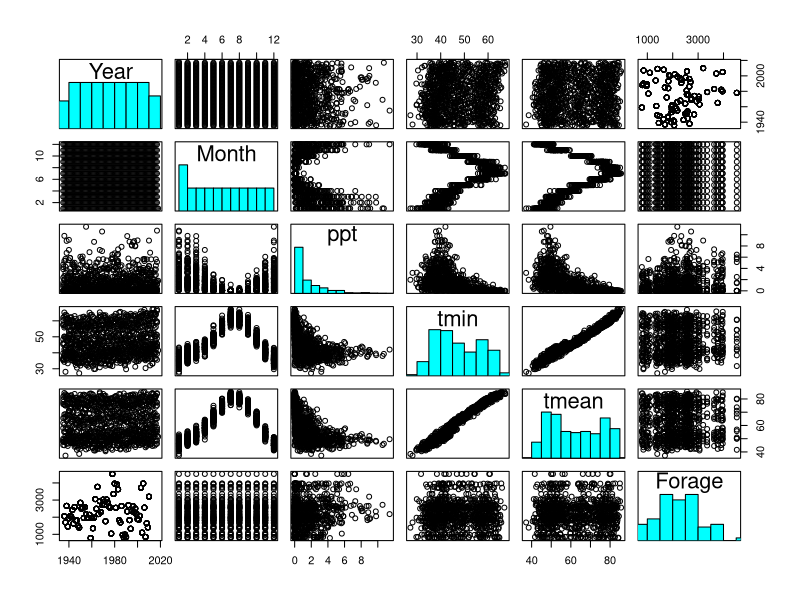
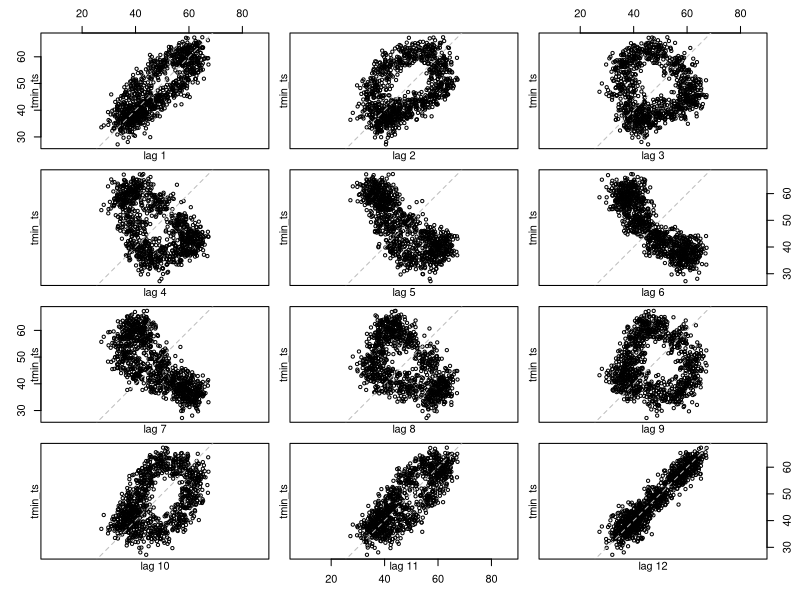
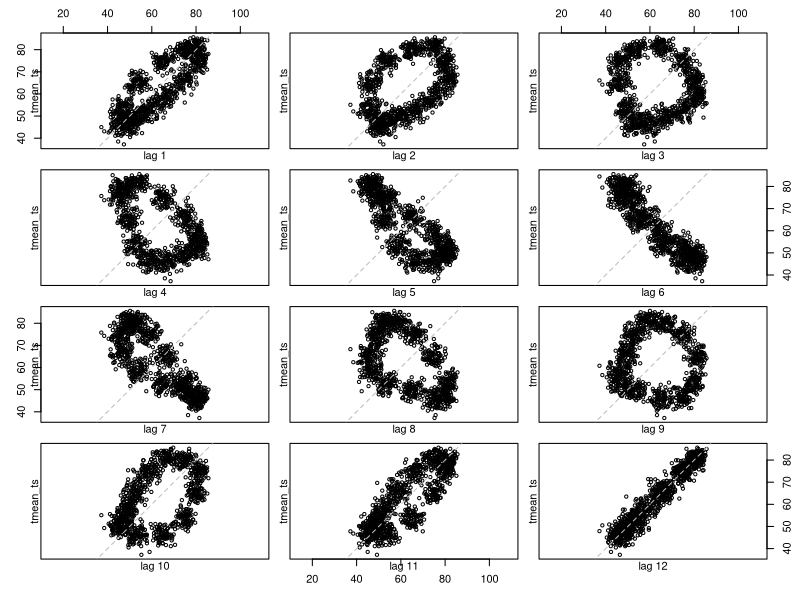
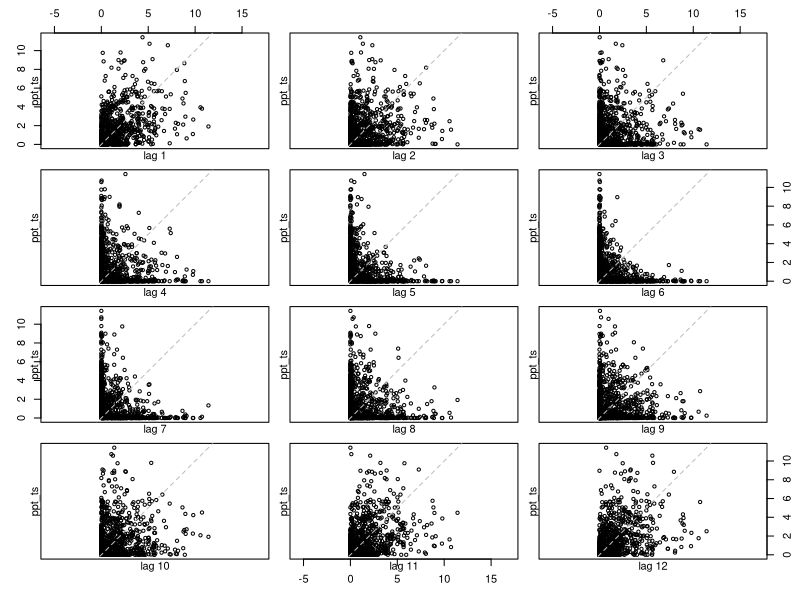
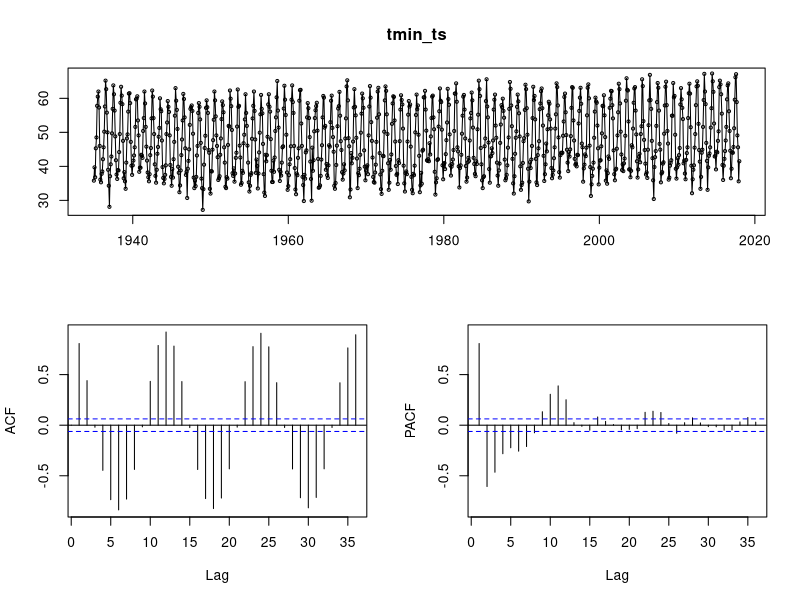
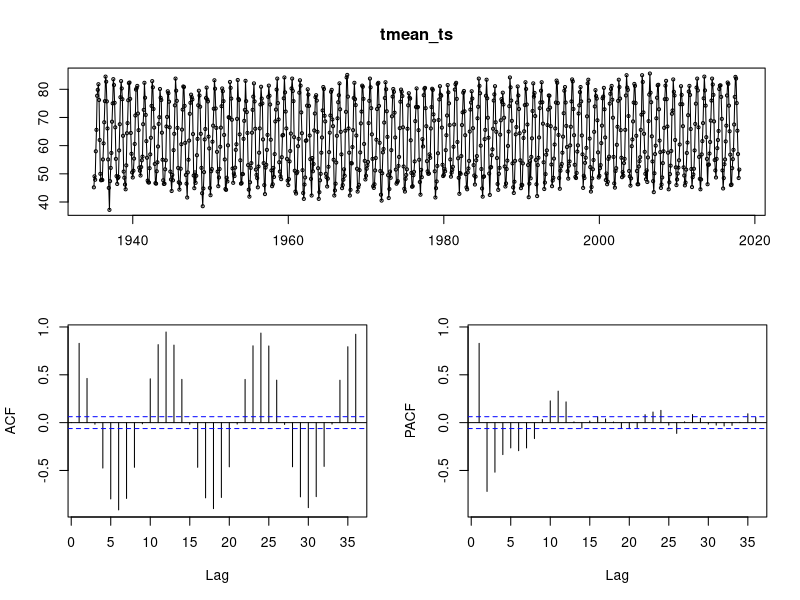
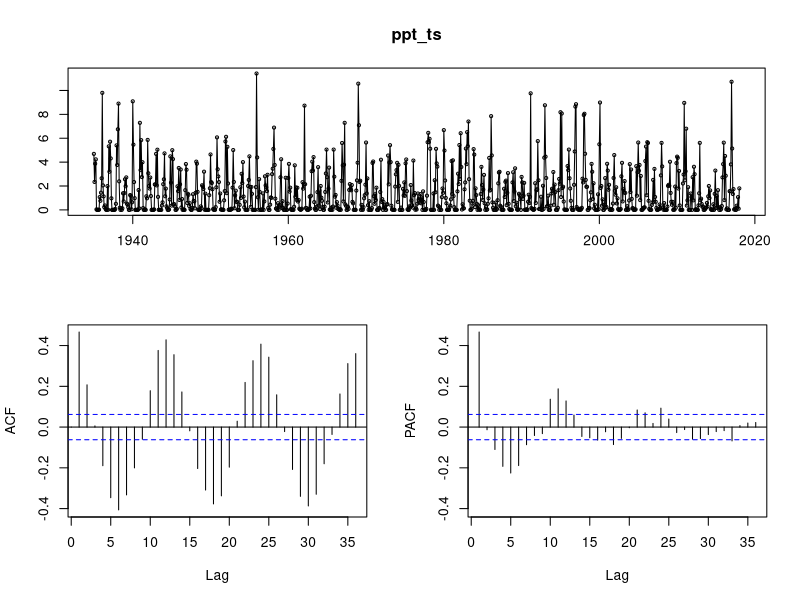

Recreate these plots in R, in order.
# Get set up ----

library(tidyverse)
library(lubridate)
library(forecast)

setwd("C:/Users/kiers/OneDrive/Documents/GitHub/Forecasting-Challenge-2")

forage <- read.csv("Forage Data.csv")
weather <- read.csv("Weather data.csv")

str(forage)
str(weather)

# Read in dates as dates, change column names
weather <- weather %>% 
  mutate(Date = ym(Date),
         Year = year(Date),
         Month = month(Date)) %>% 
  rename(ppt = ppt..inches.,
         tmin = tmin..degrees.F.,
         tmean = tmean..degrees.F.) %>% 
  relocate(Year, .after = Date) %>% 
  relocate(Month, .after = Year)

forage <- forage %>% 
  rename(Year = year,
         Forage = lbs_per_acre)

# Merge data together
data <- merge(weather, forage, by="Year", all.x = T)

data <- data %>% 
  arrange(Year, Month) %>% 
  relocate(Date, .before = Year)

write.csv(data, "Full data.csv")

# Make histograms, explore relationships
panel.hist <- function(x, ...)
{
  usr <- par("usr")
  par(usr = c(usr[1:2], 0, 1.5) )
  h <- hist(x, plot = FALSE)
  breaks <- h$breaks; nB <- length(breaks)
  y <- h$counts; y <- y/max(y)
  rect(breaks[-nB], 0, breaks[-1], y, col = "cyan", ...)
}

pairs(data[,2:7], diag.panel = panel.hist)


# Make some lag plots ----
tmin_ts <- ts(data$tmin, start = c(1935, 1), end = c(2018, 1), frequency = 12)
tmean_ts <- ts(data$tmean, start = c(1935, 1), end = c(2018, 1), frequency = 12)
ppt_ts <- ts(data$ppt, start = c(1935, 1), end = c(2018, 1), frequency = 12)

lag.plot(tmin_ts, lags = 12, do.lines = F)
lag.plot(tmean_ts, lags = 12, do.lines = F)
lag.plot(ppt_ts, lags = 12, do.lines = F)

tsdisplay(tmin_ts)
tsdisplay(tmean_ts)
tsdisplay(ppt_ts)

# Make more vars ----
# Precip accumulation from the previous winter and fall is probably important for 
#   spring growth, unclear how far into the fall precip is important though
# Make two additional variables, one representing previous winter precip, and one 
#   representing previous winter and fall precip
# For each years previous winter precip, I want the current year's January precip,
#   and the previous year's December preicp

# Corina made some great aggregated variables! Jan temps are previous year Jan temps though

# combined <- read.csv("aggregated variables.csv")
# combined <- combined %>% 
#   rename(Year = year) %>% 
#   select(!X)
# 
# 
# # Summer temps and precip might also impact forage because it would impact seed set
# #   We would expect more viable seeds in cooler, wetter summers
# 
# summervars <- data %>% 
#   filter(Month %in% c(6, 7, 8, 9)) %>% 
#   group_by(Year) %>% 
#   summarise(ppt_summer = sum(ppt),
#             tmean_summer = mean(tmean),
#             tmin_summer = min(tmin))
# 
# augustvars <- data %>% 
#   filter(Month == 8) %>% 
#   group_by(Year) %>% 
#   summarise(tmean_aug = mean(tmean),
#             tmin_aug = min(tmin))
# 
# combined <- merge(combined, summervars, by="Year", all.x = T)
# combined <- merge(combined, augustvars, by="Year", all.x = T)
# 
# write.csv(combined, "aggregated variables.csv")

# I didn't aggregate summer data correctly (needed to be year before) so here's a dataframe
#   that Seth made:

monthcols <- read.csv("month columns.csv")

# Add aggregated vars to this new dataframe
combined <- monthcols %>% 
  mutate(ppt_winter = pptIn_12 + pptIn_11 + pptIn_10 + pptIn_9,
         tmin_winter = pmin(tmin_12, tmin_11, tmin_10, tmin_9),
         tmean_winter = (tmin_12 + tmin_11 + tmin_10 + tmin_9)/4,
         tmin_jan = tmin_12,
         tmean_jan = tmean_12,
         ppt_summer = pptIn_5 + pptIn_6 + pptIn_7 + pptIn_8,
         tmin_summer = pmin(pptIn_5, pptIn_6, pptIn_7, pptIn_8),
         tmean_summer = (pptIn_5 + pptIn_6 + pptIn_7 + pptIn_8)/4,
         tmin_aug = tmin_7,
         tmean_aug = tmean_7) %>% 
  select(c(year, winterYear, lbs_per_acre, percentile, ppt_winter, tmin_winter, tmean_winter,
           tmin_jan, tmean_jan, ppt_summer, tmin_summer, tmean_summer, tmin_aug, tmean_aug)) %>% 
  filter(year != 1935) %>% 
  filter(year < 2011)

write.csv(combined, "aggregated variables.csv")

# Make some models ----
model1 <- lm(lbs_per_acre ~ ppt_summer + tmean_summer, data = combined)
model2 <- lm(lbs_per_acre ~ ppt_summer + tmin_summer, data = combined) 
model3 <- lm(lbs_per_acre ~ ppt_summer + tmean_aug, data = combined)
model4 <- lm(lbs_per_acre ~ ppt_summer + tmin_aug, data = combined)

AIC(model1, model2, model3, model4)
# model 2 has lowest AIC

# Try adding winter ppt in
model5 <- lm(lbs_per_acre ~ ppt_summer + tmin_summer + ppt_winter, data = combined)
model6 <- lm(lbs_per_acre ~ tmin_summer + ppt_winter, data = combined)
model7 <- lm(lbs_per_acre ~ ppt_summer + ppt_winter, data = combined)

AIC(model2, model5, model6, model7)
# Models 6 and 7 have the lowest AIC